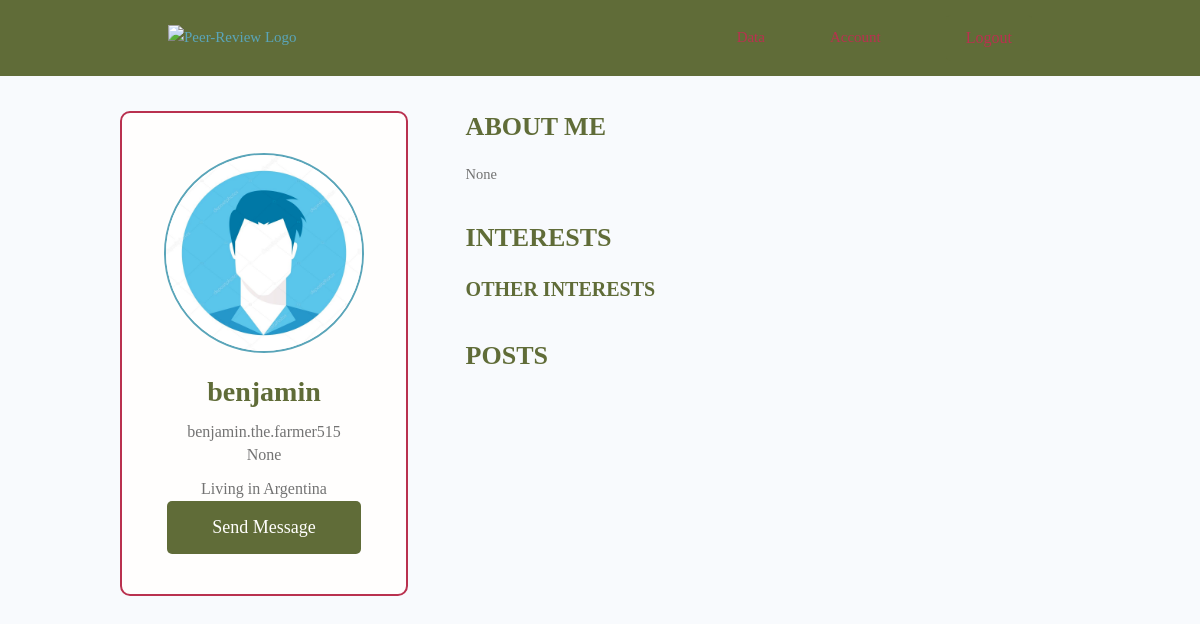
The page /profile/6f35981bb55548b4ac8d5e624f973b28/ (signed in) on the database its author committed.
### users/models.py (models this page shows, shortened)
class Profile(models.Model):
    user = models.OneToOneField(
        User, on_delete=models.CASCADE, null=True, blank=True)
    name = models.CharField(max_length=200, blank=True, null=True)
    email = models.EmailField(max_length=500, blank=True, null=True)
    username = models.CharField(max_length=200, blank=True, null=True)
    location = CountryField(default='Argentina')
    short_intro = models.CharField(max_length=200, blank=True, null=True)
    bio = models.TextField(blank=True, null=True)
    profile_image = models.ImageField(null=True, blank=True, upload_to='profiles/', default="profiles/img_3.png")
    created = models.DateTimeField(auto_now_add=True)
    id = models.UUIDField(default=uuid.uuid4, unique=True,
                          primary_key=True, editable=False)
    class Meta:
        ordering = ['created']
    @property
    def imageURL(self):
        try:
            url = self.profile_image.url
        except:
            url = ''
        return url

### users/views.py (the view)
# urls.py: path('profile/<str:pk>/', views.userProfile, name="user-profile"),
def userProfile(request, pk):
    profile = Profile.objects.get(id=pk)
    topSkills = profile.skill_set.exclude(description__exact="")
    otherSkills = profile.skill_set.filter(description="")
    context = {'profile': profile, 'topSkills': topSkills,
               "otherSkills": otherSkills}
    return render(request, 'users/user-profile.html', context)

### users/templates/users/user-profile.html (shortened to what this page needs)
{% extends 'main.html' %}
{% block content %}
<main class="profile my-md">
    <div class="container">
        <div class="layout">
            <div class="column column--1of3">
                <div class="card text-center">
                    <div class="card__body dev">
                        <img class="avatar avatar--xl" src="{{ profile.imageURL }}" />
                        <h2 class="dev__name">{{profile.name}}</h2>
                        <P class = "dev__username">{{ profile.username }}</P>
                        <p class="dev__title">{{profile.short_intro}}</p>
                        <p class="dev__location">Living in {{profile.location}}</p>
                        {% if request.user.profile.id != profile.id %}
                        <a href="{% url 'create-message' profile.id %}" class="btn btn--sub btn--lg">Send Message </a>
                        {% endif %}
                    </div>
                </div>
            </div>
            <div class="column column--2of3">
                <div class="devInfo">
                    <h3 class="devInfo__title">About Me</h3>
                    <p class="devInfo__about">{{profile.bio}}</p>
                </div>
                <div class="devInfo">
                    <h3 class="devInfo__title">Interests</h3>
                    <div class="devInfo__skills">
                        <h3 class="devInfo__subtitle">Other Interests</h3>
                    </div>
                </div>
                <div class="devInfo">
                    <h3 class="devInfo__title">Posts</h3>
                </div>
            </div>
        </div>
    </div>
</main>
{% endblock content %}

### static/styles/app.css (style rules this page uses)
:root { --color-sub: #606C38; }
.btn--sub { background-color: var(--color-sub-light); }
.card { border: 2px solid var(--color-light); }
img { width: 100%; }
.profile .card > .dev { padding: 4rem; }
.dev__name { color: var(--color-sub); font-size: 2.8rem; font-weight: 700; margin-top: 1rem; margin-bottom: 0.5rem; }
.dev__title { font-size: 1.6rem; font-weight: 500; line-height: 1.3; }
.dev__location { margin-top: 1rem; }
.devInfo { margin-bottom: 3rem; }
.devInfo__title, .devInfo__subtitle { font-size: 2.6rem; color: var(--color-sub); text-transform: uppercase; font-weight: 700; margin-bottom: 1.5rem; }
.devInfo__subtitle { font-size: 2rem; color: var(--color-sub-light); }
.devInfo__about, .devSkill__info { font-size: 1.45rem; line-height: 1.7; text-align: justify; }

### static/uikit/styles/modules/_variables.css (style rules this page uses)
:root { --color-main: #5aa5b9; --color-main-light: #e6faff; --color-sub: #606C38; --color-sub-light: #606C38; --color-sub-lighter: #ededfd; --color-text: #737373; --color-gray: #8b8b8b; --color-light: #B9314F; --color-light-gray: #767676; --color-bg: #f8fafd; --color-white: #fffefd; --color-white-light: #f3f3f3; --color-success: #359e64; --color-success-bg: #def8e8; --color-error: #fc4b0b; --color-error-bg: #fff2ee; --font-family: Fira Code; --font-regular: 300; --font-medium: 500; --font-bold: 700; --generic-shadow: 1px 1px 5px #00000010; --generic-transition: all 0.3s ease-in-out; }

### static/uikit/styles/modules/_base.css (style rules this page uses)
* { margin: 0; padding: 0; box-sizing: border-box; text-rendering: optimizeLegibility; color: inherit; font-size: inherit; }
html { font-size: 50%; }
@media only screen and (min-width: 480px) { html { font-size: 56.25%; } }
@media only screen and (min-width: 1200px) { html { font-size: 62.5%; } }
body { line-height: 1.6; font-weight: 400; font-size: 1.5rem; color: var(--color-text); background-color: var(--color-bg); min-height: 100vh; }

### static/uikit/styles/modules/_typography.css (style rules this page uses)
* { font-family: var(--font-base); }
h2 { font-size: 3.6rem; font-weight: var(--font-bold); }
h3 { font-size: 3.2rem; font-weight: var(--font-medium); }
p, span, strong { font-size: 1.6rem; color: var(--color-text); font-weight: var(--font-regular); }
a { padding-bottom: 2px; text-decoration: none; display: inline-block; color: var(--color-main); font-weight: var(--font-medium); }

### static/uikit/styles/modules/_utilities.css (style rules this page uses)
.container { width: 92%; max-width: 165rem; margin: 0 auto; box-sizing: border-box; }
@media screen and (min-width: 1000px) { .container { width: 90%; } }
@media screen and (min-width: 1200px) { .container { width: 80%; } }
.text-center { text-align: center; }
.my-md { margin: 3rem auto; }

### static/uikit/styles/modules/_avatar.css (style rules this page uses)
.avatar { border-radius: 50%; border: 2px solid var(--color-main); object-fit: cover; }
.avatar--xl { height: 20rem; width: 20rem; }

### static/uikit/styles/modules/_button.css (style rules this page uses)
.btn { display: inline-block; position: relative; cursor: pointer; background-color: var(--color-light); font-weight: var(--font-medium); color: var(--color-sub); text-decoration: none; padding: 1rem 2rem; border-radius: 0.5rem; border: none; width: -webkit-fit-content; width: -moz-fit-content; width: fit-content; height: -webkit-fit-content; height: -moz-fit-content; height: fit-content; font-size: 1.6rem; outline-width: 0; outline-color: transparent; -webkit-backface-visibility: hidden; backface-visibility: hidden; transition: all 0.3s ease-in-out; }
.btn--sub { background-color: var(--color-sub); color: var(--color-white); }
.btn--lg { font-size: 1.8rem; padding: 1.2rem 4.5rem; }

### static/uikit/styles/modules/_card.css (style rules this page uses)
.card { border-radius: 1rem; background-color: var(--color-white); border: 1.5px solid var(--color-light); width: auto; height: auto; margin-top: 0.5rem; margin-bottom: 0.5rem; overflow: hidden; }
.card__body, .card__header { padding: 2rem 2.5rem; }

### static/uikit/styles/modules/_layout.css (style rules this page uses)
.layout { display: flex; flex-flow: row wrap; justify-content: space-between; }
.layout > .column { margin-bottom: 3rem; }
.layout > .column.column--1of3 { flex-basis: 30%; }
.layout > .column.column--2of3 { flex-basis: 64%; }

### rows shown on the page
Profile: imageURL (picture), name "benjamin", username "benjamin.the.farmer515", short_intro "None", location "Argentina", bio "None"
